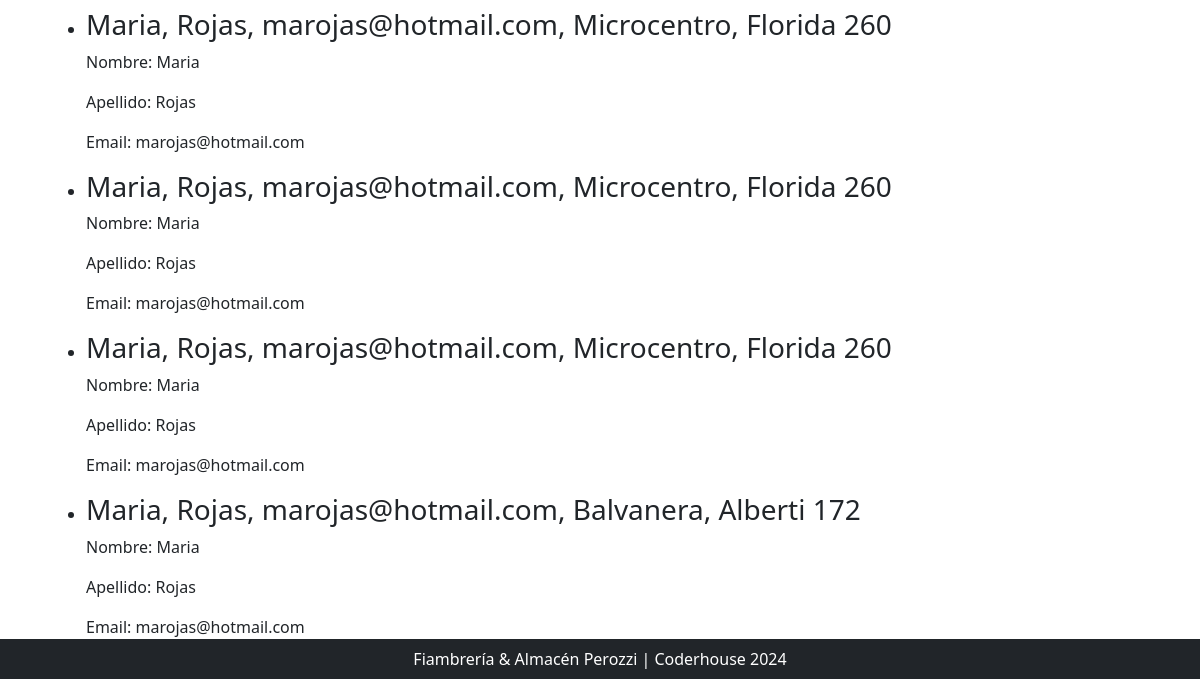
The page /Clientes/Listado (lower part) on the database as committed earlier.
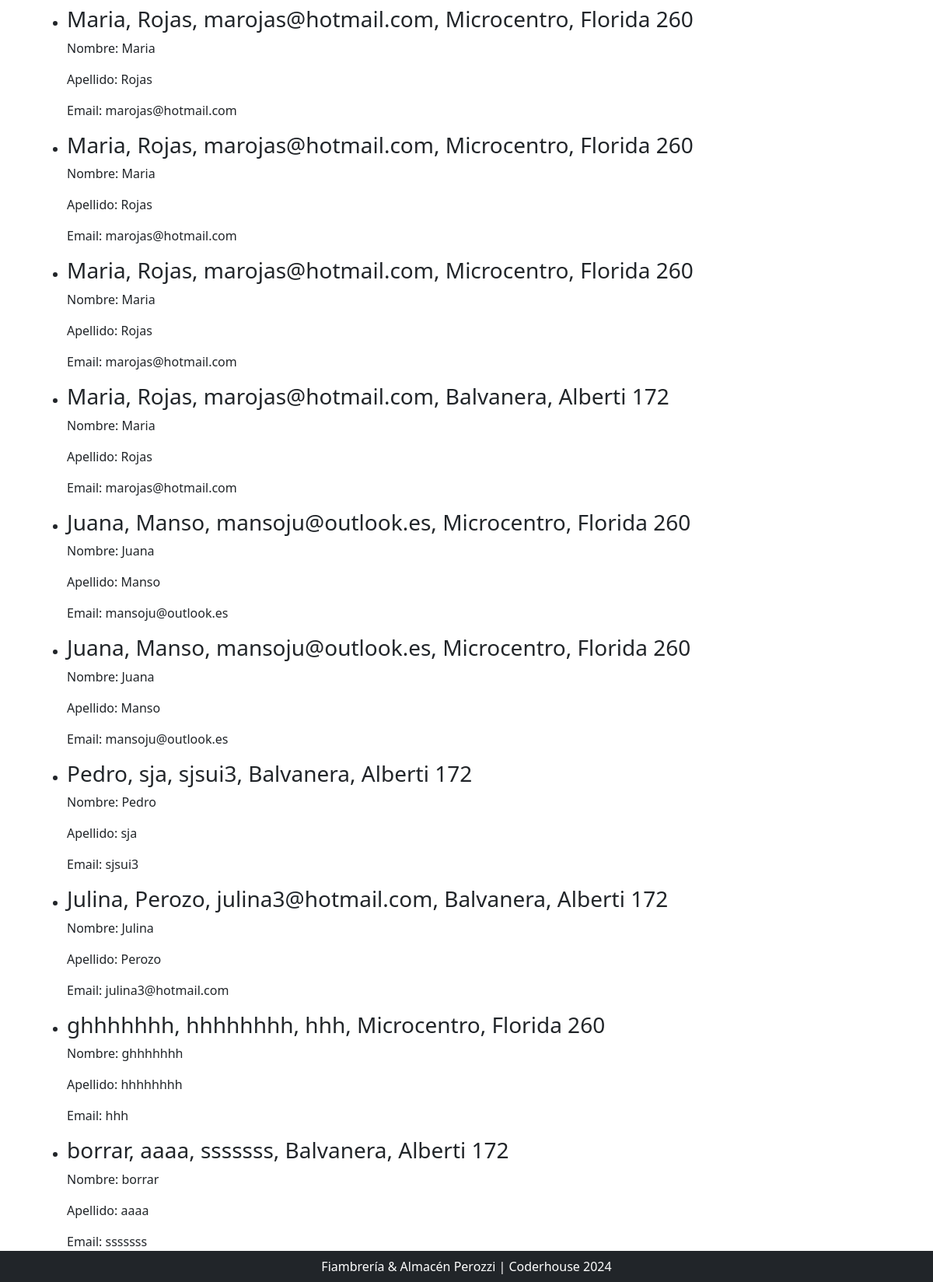
The same page on the database as committed later.
### Clientes/models.py (models this page shows)
class Clientes(models.Model):
    nombre = models.CharField(max_length=255)
    apellido = models.CharField(max_length=255)
    email = models.CharField(max_length=50)
    sucursal = models.ForeignKey(Sucursal, on_delete=models.SET_NULL, null=True, blank=True)
    def __str__(self) -> str:
        return f"{self.nombre}, {self.apellido}, {self.email}, {self.sucursal}"

class Sucursal(models.Model):
    nombre = models.CharField(max_length=255, unique=True)
    direccion = models.CharField(max_length=255)
    def __str__(self) -> str:
        return f"{self.nombre}, {self.direccion}"

### Clientes/views.py (the view)
# urls.py: path("Listado", lista_clientes, name="lista_clientes"),
def lista_clientes(request):
    consulta = Clientes.objects.all()
    contexto = {"Clientes": consulta}
    return render(request, "Clientes/lista_clientes.html", contexto)

### Clientes/templates/Clientes/lista_clientes.html (shortened to what this page needs)
{% extends 'core/base.html' %}
{% block content %}
    {% for cliente in Clientes %}
        <ul>
            <li><h3>{{ cliente }}</h3></li>
            <p>Nombre: {{ cliente.nombre }}</p>
            <p>Apellido: {{ cliente.apellido }}</p>
            <p>Email: {{ cliente.email }}</p>
        </ul>
    {% endfor %}
{% endblock content %}

Rows that differ between the two databases and show on the page:
added Clientes: nombre+apellido+email "Juana, Manso, mansoju@outlook.es, Microcentro, Florida 260", nombre "Juana", apellido "Manso", email "mansoju@outlook.es"
added Clientes: nombre+apellido+email "Juana, Manso, mansoju@outlook.es, Microcentro, Florida 260", nombre "Juana", apellido "Manso", email "mansoju@outlook.es"
added Clientes: nombre+apellido+email "Pedro, sja, sjsui3, Balvanera, Alberti 172", nombre "Pedro", apellido "sja", email "sjsui3"
added Clientes: nombre+apellido+email "Julina, Perozo, julina3@hotmail.com, Balvanera, Alberti 172", nombre "Julina", apellido "Perozo", email "julina3@hotmail.com"
added Clientes: nombre+apellido+email "ghhhhhhh, hhhhhhhh, hhh, Microcentro, Florida 260", nombre "ghhhhhhh", apellido "hhhhhhhh", email "hhh"
added Clientes: nombre+apellido+email "borrar, aaaa, sssssss, Balvanera, Alberti 172", nombre "borrar", apellido "aaaa", email "sssssss"
